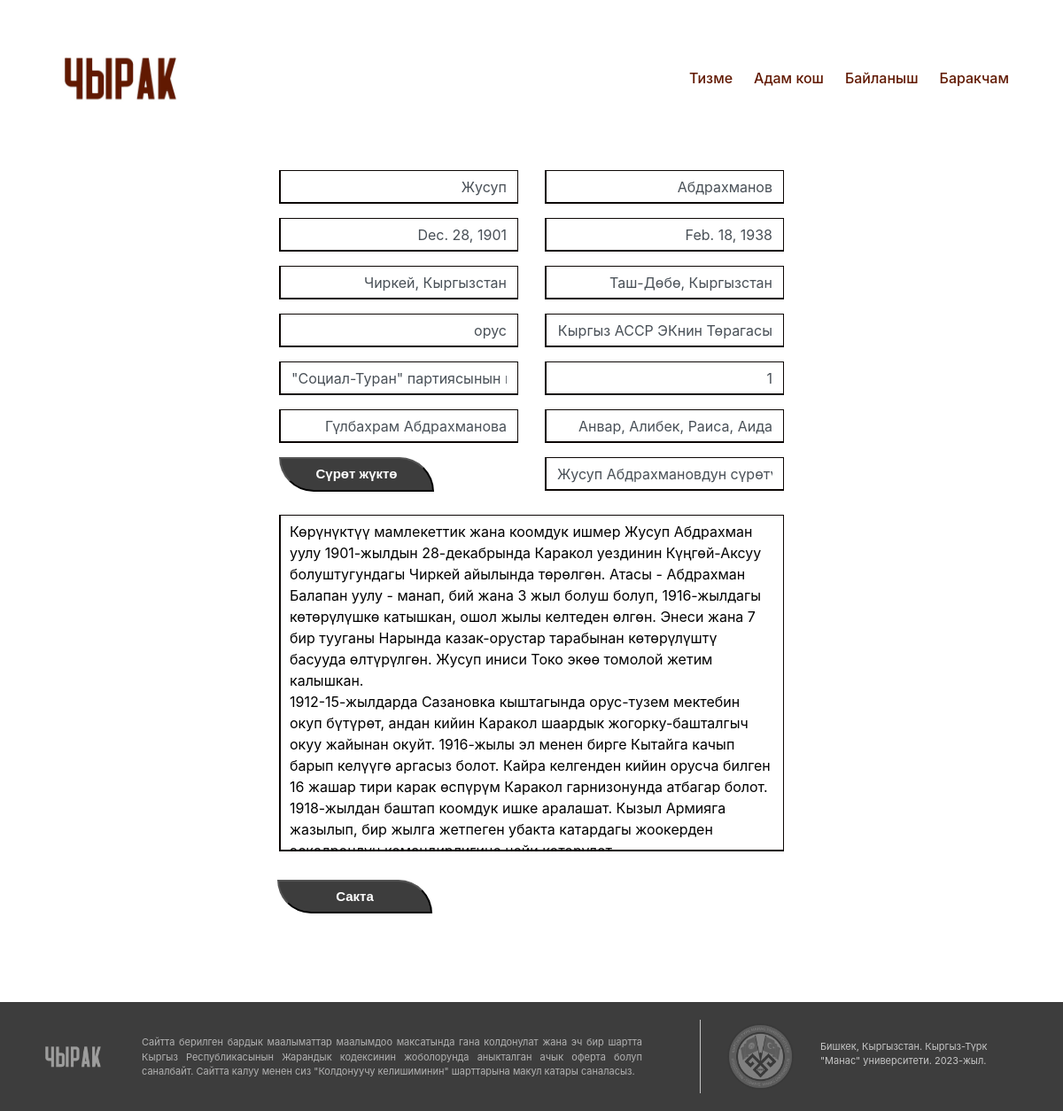
Page /edit_person/3/ (signed in) on the earlier database version.
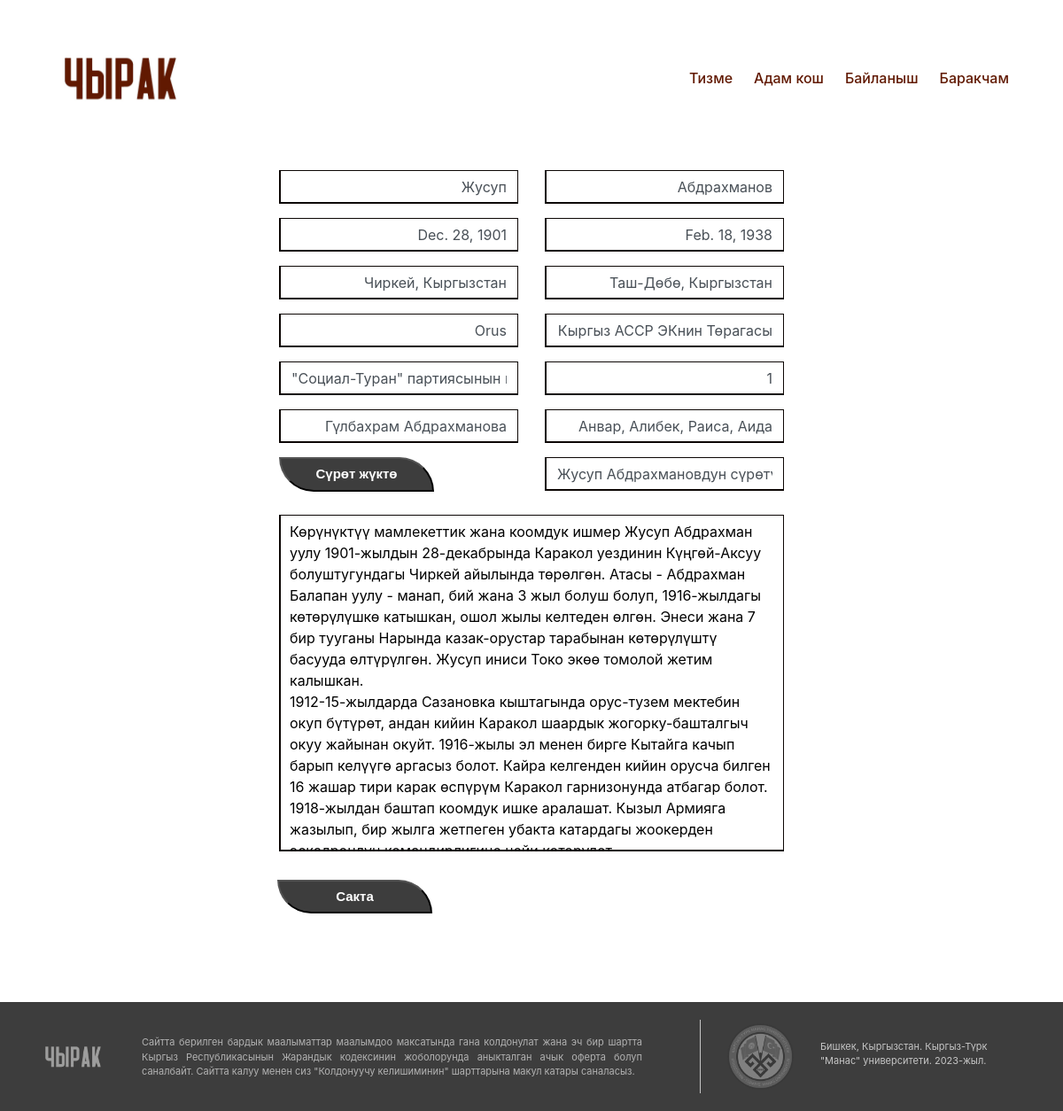
Same page on the later database version.
### person/models.py (models this page shows, shortened)
class Victim(models.Model):
    first_name = models.CharField(max_length=30)
    last_name = models.CharField(max_length=30)
    date_of_birth = models.DateField()
    date_of_death = models.DateField()
    place_of_birth = models.CharField(max_length=30)
    place_of_death = models.CharField(max_length=30)
    nationality = models.TextField(default='', blank=True, null=True)
    blame = models.TextField(blank=True, null=True)
    rehabilitated = models.CharField(max_length=30, blank=True, null=True)
    occupation = models.TextField( blank=True, null=True)
    bedfellow = models.CharField(max_length=30, blank=True, null=True)
    children = models.CharField(max_length=30, blank=True, null=True)
    photo = models.ImageField(upload_to='images/', blank=True, null=True)
    file = models.FileField(upload_to='uploads/', blank=True, null=True)
    desc_of_photo = models.TextField(default='', blank=True, null=True)
    desc_of_file = models.TextField(default='', blank=True, null=True)
    content = models.TextField(default="", blank=True, null=True)
    date_of_publish = models.DateField(default=datetime.now)
    up_vote = models.IntegerField(default=0)
    is_proven = models.BooleanField(default=False)
    profile = models.ForeignKey(Profile, on_delete=models.CASCADE)
    x = models.CharField(max_length=100,default="", blank=True, null=True)

### Edit/views.py (the view)
# urls.py: path('edit_person/', include('Edit.urls')),
def edit_person(request, person_id):
    if request.user.is_authenticated:
        person = get_object_or_404(Victim, id=person_id, profile=request.user.profile)
        if request.method == 'POST':
            form = PersonForm(request.POST, request.FILES, instance=person)
            if form.is_valid():
                before_edit_content = person.content
                person = form.save()
                after_edit_content = person.content
                editing_history = EditingHistory(
                    edited_by=request.user,  # Assign the User instance
                    before_edit_content=before_edit_content,
                    after_edit_content=after_edit_content,
                    victim=person
                )
                editing_history.save()
                return redirect('person_page', person_id=person_id)
        else:
            form = PersonForm(instance=person)
        return render(request, 'edit_person.html', {'form': form})
    else:
        return redirect('/accounts/login/')

### create_person/forms.py
class PersonForm(forms.ModelForm):
    date_of_birth = forms.DateField(widget=forms.SelectDateWidget())
    date_of_death = forms.DateField(widget=forms.SelectDateWidget())
    class Meta:
        model = Victim
        fields = ['first_name', 'last_name', 'date_of_birth', 'date_of_death', 'place_of_birth', 'place_of_death', 'nationality',
                  'blame', 'rehabilitated', 'occupation', 'bedfellow', 'children', 'photo', 'desc_of_photo', 'file', 'desc_of_file', 'content']

### Edit/templates/edit_person.html (shortened to what this page needs)
{% extends 'base.html' %}
{% load static %}
{% block content %}
<link rel="stylesheet" href="{% static 'add_person.css' %}">
<div>
  <form action="" method="POST" enctype="multipart/form-data">
    <div class="container w-50">
      <div class="row mt-3">
        <div class="col">
          <input class="form-control" id="id_first_name" name="first_name" value="{{ form.first_name.value }}" placeholder="Аты">
        </div>
        <div class="col">
          <input class="form-control" id="id_last_name" name="last_name" value="{{ form.last_name.value }}" placeholder="Атасынын аты">
        </div>
      </div>
      <div class="row mt-3">
        <div class="col">
          <input class="form-control" id="id_date_of_birth" name="date_of_birth" value="{{ form.date_of_birth.value }}" placeholder="Туулган күнү">
        </div>
        <div class="col">
          <input class="form-control" id="id_date_of_death" name="date_of_death" value="{{ form.date_of_death.value }}" placeholder="Каза тапкан күнү">
        </div>
      </div>
      <div class="row mt-3">
        <div class="col">
          <input class="form-control" id="id_place_of_birth" name="place_of_birth" value="{{ form.place_of_birth.value }}" placeholder="Туулган жери">
        </div>
        <div class="col">
          <input class="form-control" id="id_place_of_death" name="place_of_death" value="{{ form.place_of_death.value }}" placeholder="Каза тапкан жери">
        </div>
      </div>
      <div class="row mt-3">
        <div class="col">
          <input class="form-control" id="id_nationality" name="nationality" value="{{ form.nationality.value }}" placeholder="Улуту">
        </div>
        <div class="col">
          <input class="form-control" id="id_occupation" name="occupation" value="{{ form.occupation.value }}" placeholder="Ишмердиги">
        </div>
      </div>
      <div class="row mt-3">
        <div class="col">
          <input class="form-control" id="id_blame" name="blame" value="{{ form.blame.value }}" placeholder="Коюлган айып">
        </div>
        <div class="col">
          <input class="form-control" id="id_rehabilitated" name="rehabilitated" value="{{ form.rehabilitated.value }}" placeholder="Акталгандыгы">
        </div>
      </div>
      <div class="row mt-3">
        <div class="col">
          <input class="form-control" id="id_bedfellow" name="bedfellow" value="{{ form.bedfellow.value }}" placeholder="Жубайы">
        </div>
        <div class="col">
          <input class="form-control" id="id_children" name="children" value="{{ form.children.value }}" placeholder="Балдары">
        </div>
      </div>
      <div class="row mt-3">
        <div class="col">
          <button class="file-button" type="button" onclick="document.getElementById('id_photo').click()">
            Сүрөт жүктө
          </button>
        </div>
        <div class="col">
          <input class="form-control" id="id_desc_of_photo" name="desc_of_photo" value="{{ form.desc_of_photo.value }}" placeholder="Сүрөттүн ачыктамасы">
        </div>
      </div>
      <div class="row mt-3">
        <div class="col">
          <textarea class="content-area" id="id_content" name="content" placeholder="Кененирээк маалымат">{{ form.content.value }}</textarea>
        </div>
      </div>
      <div class="row mt-3">
        <div class="col">
          <input class="button" value="Сакта" type="submit">
        </div>
      </div>
    </div>
  </form>
</div>
{% endblock %}

Differences in the rows shown:
changed Victim "Жусуп": nationality "орус" → "Orus"
